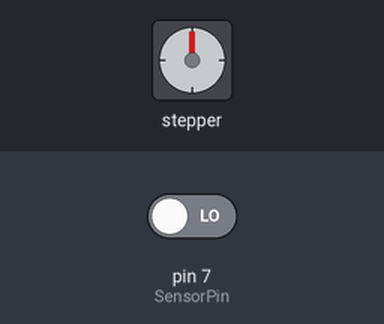
A sketch run on a simulated Arduino Uno, built with avr-gcc and run on an emulated ATmega328P. Parts: stepper motor. Inputs (shaded band) come from the test bench; at power-on: pin 7 (SensorPin) LOW. Stepper angles assume 2048 steps per turn.

Above: at 0.1 s.
At 0.45 s:
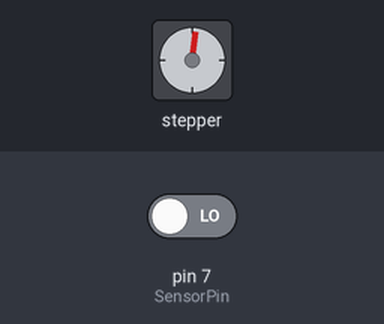
At 1.21 s:
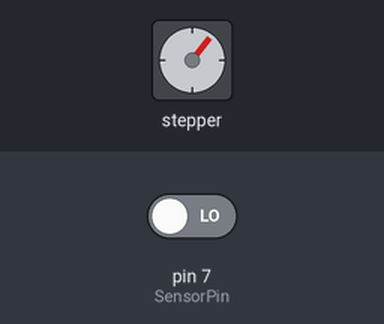
1.3 s: pin 7 (SensorPin) driven HIGH
Timing chart, 0 to 4.3 s (numbered marks = the images above; inputs shaded):
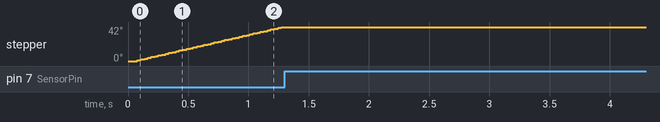

The sketch:

StepperHomingTest.ino
```cpp
#include <AccelStepper.h>
#include <AFMotor.h>

const int SensorPin = 7;

const int TestLED = 13;

// initialize the stepper library on pins 8 through 11:
AccelStepper stepper1( AccelStepper::FULL4WIRE,8,10,9,11);

void setup() {
  delay(50); //let the sensor stabilise
  unhome();
}

void unhome() // If already homed then move away
{
 //When stepper starts current position = 0
  if  (digitalRead(SensorPin) != 0)
  {
    digitalWrite(TestLED, HIGH);
    stepper1.setAcceleration(100.0);
    stepper1.runToNewPosition (-200);
  }
  stepper1.setMaxSpeed(200);
  stepper1.moveTo (10000);
  stepper1.setSpeed(200);
}

void loop(){

  if  (digitalRead(SensorPin) == 0)  //Beam is Seen
  {
    digitalWrite(TestLED, LOW);
    stepper1.runSpeed();
  }
  else
  {
    if (stepper1.currentPosition() != 0)
    {
      stepper1.setCurrentPosition(0);
    }
    digitalWrite(TestLED, HIGH);
    stepper1.stop();
  }

}
```

Measured:
- after the input at 1.3 s, stepper: stops changing and stays 42°
- by itself, stepper: keeps turning clockwise at about 35°/s
